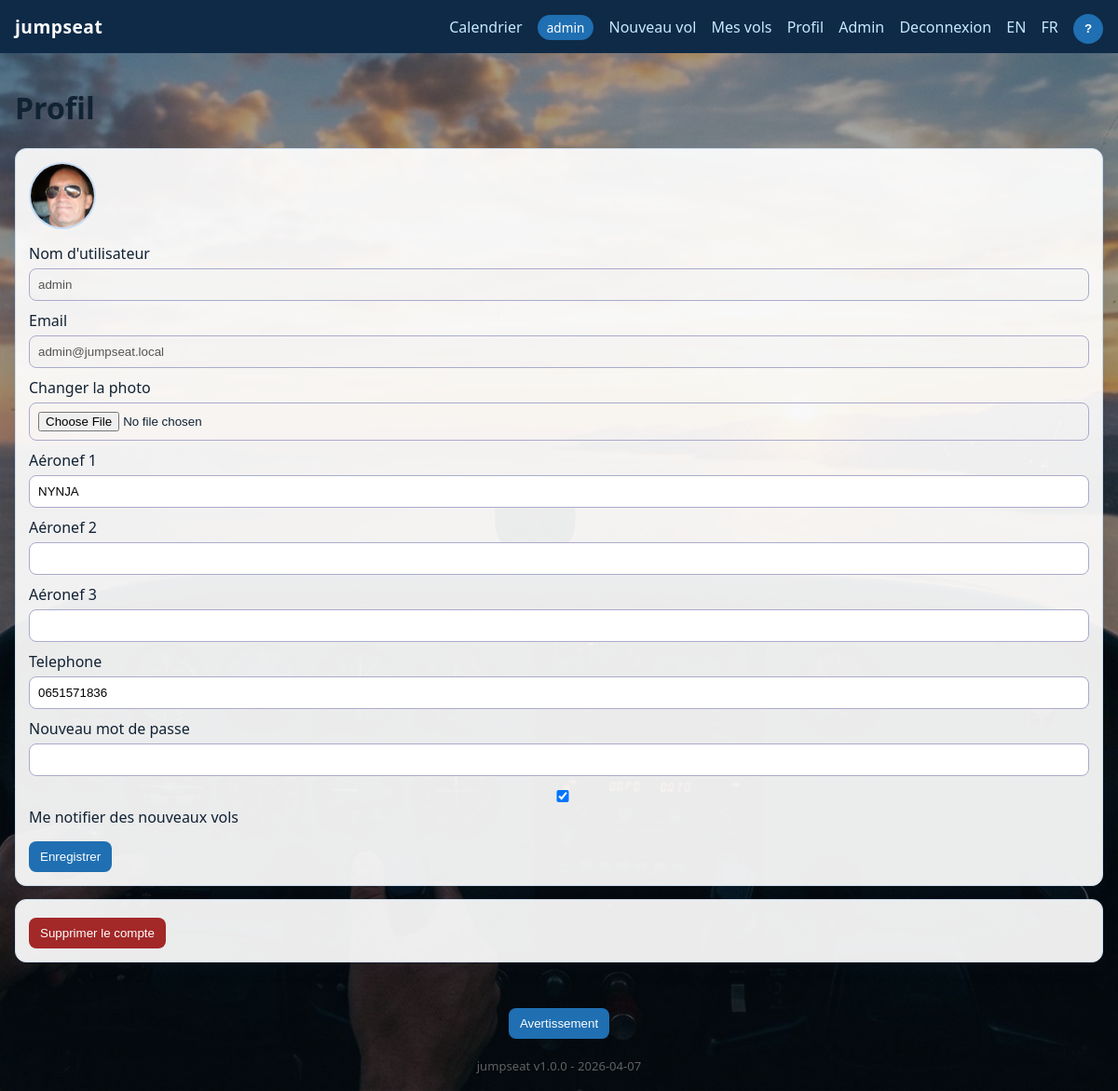
Screenshot of /?action=profile (signed in) with the database file from the repository.
### tables this page shows
CREATE TABLE users (
            id INTEGER PRIMARY KEY AUTOINCREMENT,
            email TEXT NOT NULL UNIQUE,
            password_hash TEXT NOT NULL,
            photo_path TEXT NULL,
            phone TEXT NULL,
            notify_new_flights INTEGER NOT NULL DEFAULT 1,
            is_admin INTEGER NOT NULL DEFAULT 0,
            is_blocked INTEGER NOT NULL DEFAULT 0,
            created_at TEXT NOT NULL
        , username TEXT, aircraft_model_1 TEXT, aircraft_model_2 TEXT, aircraft_model_3 TEXT);

### src/helpers.php (called while the page is built, shortened)
<?php
function tr(string $key): string
{
    $lang = $_SESSION['lang'] ?? 'fr';
    return $dict[$lang][$key] ?? $key;
}
function h(?string $value): string
{
    return htmlspecialchars((string)$value, ENT_QUOTES, 'UTF-8');
}
function photo_url(?string $path): string
{
    $p = trim((string)$path);
    if (str_starts_with($p, 'http://') || str_starts_with($p, 'https://') || str_starts_with($p, 'public/')) {
        return $p;
    }
    return 'public/' . ltrim($p, '/');
}
function current_user(): ?array
{
    $stmt = db()->prepare("SELECT * FROM users WHERE id = :id");
    $stmt->execute(['id' => (int)$_SESSION['user_id']]);
    $user = $stmt->fetch();
    return $user ?: null;
}

### src/bootstrap.php (called while the page is built, shortened)
<?php
function db(): PDO
{
    static $pdo = null;
    if ($pdo instanceof PDO) {
        return $pdo;
    }
    $pdo = new PDO('sqlite:' . DB_PATH);
    $pdo->setAttribute(PDO::ATTR_ERRMODE, PDO::ERRMODE_EXCEPTION);
    $pdo->setAttribute(PDO::ATTR_DEFAULT_FETCH_MODE, PDO::FETCH_ASSOC);
    return $pdo;
}

### public/index.php (the view, shortened to what this page needs)
<?php
require __DIR__ . '/../src/bootstrap.php';
require __DIR__ . '/../src/helpers.php';
$action = $_GET['action'] ?? 'home';
$flash = get_flash();
function render_header(string $title, ?array $user, ?string $flash): void
{
    ?>
    <!doctype html>
    <html lang="<?= h($_SESSION['lang'] ?? 'fr') ?>">
    <head>
        <link rel="stylesheet" href="public/assets/styles.css">
    </head>
    <body
      data-lbl-title="<?= h(tr('title')) ?>"
      data-lbl-route="<?= h(tr('route')) ?>"
      data-lbl-aircraft="<?= h(tr('aircraft')) ?>"
      data-lbl-departure="<?= h(tr('departure')) ?>"
      data-lbl-return="<?= h(tr('return')) ?>"
      data-lbl-duration="<?= h(tr('planned_duration_minutes')) ?>"
      data-lbl-seats="<?= h(tr('seats')) ?>"
      data-lbl-by="<?= h(tr('by')) ?>"
      data-lbl-info="<?= h(tr('additional_information')) ?>"
      data-lbl-flight-details="<?= h(tr('flight_details')) ?>"
      data-lbl-no-seat="<?= h(tr('no_seat_available')) ?>"
    >
    <header class="topbar">
        <div class="brand">jumpseat</div>
        <nav>
            <a href="?action=home"><?= h(tr('calendar')) ?></a>
            <?php if ($user): ?>
                <span class="user-pill"><?= h((string)$user['username']) ?></span>
                <a href="?action=flight_edit"><?= h(tr('new_flight')) ?></a>
                <a href="?action=my_flights"><?= h(tr('my_flights')) ?></a>
                <a href="?action=profile"><?= h(tr('profile')) ?></a>
                <?php if ((int)$user['is_admin'] === 1): ?><a href="?action=admin_users"><?= h(tr('admin')) ?></a><?php endif; ?>
                <a href="?action=logout"><?= h(tr('logout')) ?></a>
            <?php else: ?>
                <a href="?action=login"><?= h(tr('login')) ?></a>
                <a href="?action=register"><?= h(tr('register')) ?></a>
            <?php endif; ?>
            <a href="?action=<?= h($GLOBALS['action']) ?>&lang=en">EN</a>
            <a href="?action=<?= h($GLOBALS['action']) ?>&lang=fr">FR</a>
            <button type="button" id="manualBtn" class="topbar-help-btn">?</button>
        </nav>
    </header>
    <main class="container">
    <?php
}
function render_footer(): void
{
    ?>
    </main>
    <div class="footer-actions">
        <button type="button" id="disclaimerBtn" class="btn"><?= h(tr('disclaimer_button')) ?></button>
    </div>
    <div class="app-version">
        <?= h(APP_NAME) ?> <?= h(APP_VERSION) ?> - <?= h(APP_RELEASE_DATE) ?>
    </div>
    </body>
    </html>
    <?php
}
    ?>
    <?php
if ($action === 'profile') {
    $user = current_user();
    render_header('Profile', $user, $flash);
    ?>
    <h1><?= h(tr('profile')) ?></h1>
    <form method="post" action="?action=profile_save" class="card" enctype="multipart/form-data">
        <?php if (!empty($user['photo_path'])): ?>
            <img class="profile-photo" src="<?= h(photo_url((string)$user['photo_path'])) ?>" alt="User photo">
        <?php endif; ?>
        <label><?= h(tr('username')) ?> <input type="text" value="<?= h((string)$user['username']) ?>" disabled></label>
        <label><?= h(tr('email')) ?> <input type="email" value="<?= h($user['email']) ?>" disabled></label>
        <label><?= h(tr('change_photo')) ?> <input type="file" name="photo" accept="image/*"></label>
        <label><?= h(tr('aircraft_model_1_label')) ?> <input type="text" name="aircraft_model_1" value="<?= h((string)($user['aircraft_model_1'] ?? '')) ?>"></label>
        <label><?= h(tr('aircraft_model_2_label')) ?> <input type="text" name="aircraft_model_2" value="<?= h((string)($user['aircraft_model_2'] ?? '')) ?>"></label>
        <label><?= h(tr('aircraft_model_3_label')) ?> <input type="text" name="aircraft_model_3" value="<?= h((string)($user['aircraft_model_3'] ?? '')) ?>"></label>
        <label><?= h(tr('phone')) ?> <input type="text" name="phone" value="<?= h($user['phone']) ?>"></label>
        <label><?= h(tr('new_password')) ?> <input type="password" name="password" minlength="8"></label>
        <label><input type="checkbox" name="notify" <?= (int)$user['notify_new_flights'] === 1 ? 'checked' : '' ?>> <?= h(tr('notify_new_flights_label')) ?></label>
        <button type="submit"><?= h(tr('save')) ?></button>
    </form>
    <form method="post" action="?action=deregister" class="card">
        <button type="submit" class="danger"><?= h(tr('deregister_account')) ?></button>
    </form>
    <?php
    render_footer();
    exit;
}
    ?>

### public/assets/styles.css (style rules this page uses)
* { box-sizing: border-box; }
body { margin: 0; font-family: "Segoe UI", Arial, sans-serif; background: linear-gradient(rgba(8, 22, 36, 0.36), rgba(8, 22, 36, 0.36)), url("bg-cockpit-sunset.jpg") center / cover fixed no-repeat; color: #123; }
.topbar { display: flex; justify-content: space-between; align-items: center; background: #0e2a47; color: #fff; padding: 10px 16px; }
.topbar a { color: #c8e8ff; margin-left: 12px; text-decoration: none; }
.topbar-help-btn { margin-left: 12px; width: 32px; height: 32px; padding: 0; border-radius: 50%; font-weight: 700; line-height: 32px; text-align: center; }
.user-pill { display: inline-block; margin-left: 12px; background: #1f6fb2; color: #fff; padding: 4px 10px; border-radius: 999px; font-size: .85rem; }
.brand { font-size: 1.2rem; font-weight: 700; letter-spacing: .5px; }
.container { max-width: 1200px; margin: 0 auto; padding: 16px; }
.card { background: rgba(255, 255, 255, 0.92); border: 1px solid #cde; border-radius: 12px; padding: 14px; margin-bottom: 14px; box-shadow: 0 8px 18px rgba(20, 40, 80, 0.08); }
.profile-photo { width: 72px; height: 72px; border-radius: 50%; object-fit: cover; border: 2px solid #c6ddf4; margin-bottom: 10px; }
label { display: block; margin-bottom: 10px; }
input, textarea, button { width: 100%; margin-top: 5px; padding: 9px; border-radius: 8px; border: 1px solid #aac; }
button, .btn { background: #1f6fb2; color: white; border: 0; cursor: pointer; display: inline-block; width: auto; padding: 9px 12px; border-radius: 8px; text-decoration: none; }
.danger { background: #a32828; color: #fff; }
.footer-actions { display: flex; justify-content: center; margin: 14px 0 20px; }
.app-version { text-align: center; margin: 0 0 18px; font-size: .82rem; color: #606162; text-shadow: 0 1px 2px rgba(0, 0, 0, .45); }

### rows the page displays
users: username "admin", photo_path (picture), email "admin@jumpseat.local", aircraft_model_1 "NYNJA", phone "0651571836", notify_new_flights "☑"

### other values shown
tr('calendar') "Calendrier"
tr('new_flight') "Nouveau vol"
tr('my_flights') "Mes vols"
tr('profile') "Profil"
tr('admin') "Admin"
tr('logout') "Deconnexion"
tr('username') "Nom d'utilisateur"
tr('email') "Email"
tr('change_photo') "Changer la photo"
tr('aircraft_model_1_label') "Aéronef 1"
tr('aircraft_model_2_label') "Aéronef 2"
tr('aircraft_model_3_label') "Aéronef 3"
tr('phone') "Telephone"
tr('new_password') "Nouveau mot de passe"
tr('notify_new_flights_label') "Me notifier des nouveaux vols"
